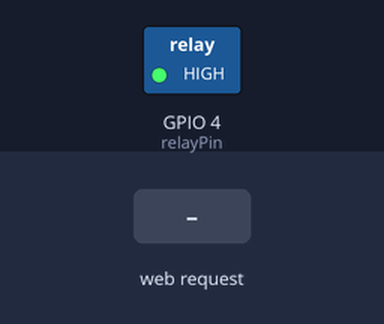
Bench run of a sketch on a simulated ESP32-S3. Shown: switched loads named in the sketch (green lamp = pin HIGH). The test bench sets the inputs (shaded band). WiFi joins after 1.5 s; servers stay silent unless stated; what the sketch prints to the serial monitor is not drawn.

Above: at 2.9 s.
3.0 s: HTTP request GET /open received
At 3.15 s:
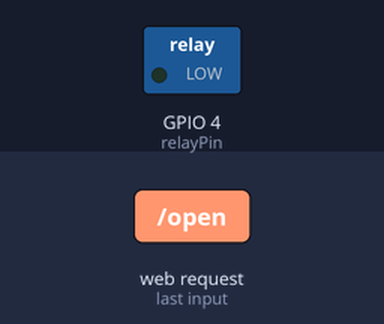
Timing chart, 0 to 6.0 s (numbered marks = the images above; inputs shaded):
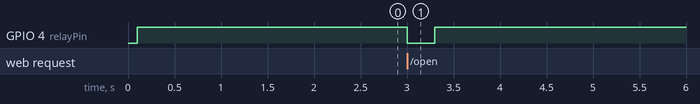

Measured:
- after the input at 3.0 s, GPIO 4 (relayPin): HIGH → LOW at once, → HIGH 0.30 s later

The sketch:

ESP32_S3_PUSH_OPEN_RELAY.ino
```cpp
/*
  ESP32-S3 Relay Pulse Trigger
  ----------------------------
  GET http://10.130.48.15/open  -> pulses relay (simulasi tekan tombol)

  Dirancang tangguh:
  - Pakai WebServer (bukan raw socket) -> parsing HTTP jauh lebih aman & tidak gampang hang
  - WiFi auto-reconnect non-blocking (tidak pernah delay() di loop)
  - Watchdog timer -> kalau kode macet, ESP32 auto-reset sendiri
  - Static IP dengan retry, tidak pernah stuck di while(true)
  - Semua state pakai millis(), tidak ada delay() blocking di loop()
*/

#include <WiFi.h>
#include <WebServer.h>
#include "esp_task_wdt.h"

// ===== WIFI CONFIG =====
const char* ssid     = "IDF_WirelessTAB";
const char* password = "cikupawifi123";

IPAddress local_IP (10, 130, 48, 15);
IPAddress gateway  (10, 130, 48, 5);
IPAddress subnet   (255, 255, 255, 0);
IPAddress primaryDNS(10, 126, 48, 1);

WebServer server(80);

// ===== RELAY / PULSE SETTINGS =====
const int relayPin = 4;                 // sesuaikan pin ESP32-S3 yang dipakai
const unsigned long pulseDuration = 300; // ms, lama relay aktif
const unsigned long triggerDelay  = 1000; // ms, jeda minimum antar trigger (debounce)

bool relayActive = false;
unsigned long pulseStart  = 0;
unsigned long lastTrigger = 0;

// ===== WIFI RECONNECT STATE =====
unsigned long lastWifiCheck = 0;
const unsigned long wifiCheckInterval = 3000; // cek tiap 3 detik
unsigned long wifiDownSince = 0;

// ===== WATCHDOG =====
const uint32_t WDT_TIMEOUT_S = 8; // detik

// ---------------------------------------------------------
void triggerRelay() {
  unsigned long now = millis();
  if (!relayActive && (now - lastTrigger > triggerDelay)) {
    digitalWrite(relayPin, LOW);   // tekan tombol (active LOW)
    relayActive  = true;
    pulseStart   = now;
    lastTrigger  = now;
    Serial.println("[RELAY] PULSE START");
  } else {
    Serial.println("[RELAY] BLOCKED (debounce)");
  }
}

void handleOpen() {
  triggerRelay();
  server.sendHeader("Connection", "close");
  server.send(200, "text/plain", "OK");
}

void handleRoot() {
  server.sendHeader("Connection", "close");
  server.send(200, "text/plain", "ESP32-S3 Relay Controller Ready");
}

void handleNotFound() {
  server.sendHeader("Connection", "close");
  server.send(404, "text/plain", "Not Found");
}

// ---------------------------------------------------------
bool connectWiFi() {
  WiFi.mode(WIFI_STA);
  WiFi.config(local_IP, gateway, subnet, primaryDNS);
  WiFi.setSleep(false);              // penting: matikan WiFi power-save biar gak lag
  WiFi.begin(ssid, password);

  Serial.print("[WIFI] Connecting");
  unsigned long start = millis();
  while (WiFi.status() != WL_CONNECTED && millis() - start < 15000) {
    Serial.print(".");
    delay(200); // hanya dipakai saat setup(), bukan di loop()
    esp_task_wdt_reset();
  }
  Serial.println();

  if (WiFi.status() == WL_CONNECTED) {
    Serial.print("[WIFI] Connected, IP: ");
    Serial.println(WiFi.localIP());
    return true;
  } else {
    Serial.println("[WIFI] Connect failed, will retry in loop()");
    return false;
  }
}

// ---------------------------------------------------------
void setup() {
  Serial.begin(115200);
  delay(100);

  pinMode(relayPin, OUTPUT);
  digitalWrite(relayPin, HIGH); // OFF (active LOW)

  // Watchdog
  esp_task_wdt_config_t wdt_config = {
    .timeout_ms = WDT_TIMEOUT_S * 1000,
    .idle_core_mask = (1 << portNUM_PROCESSORS) - 1,
    .trigger_panic = true
  };
  esp_task_wdt_init(&wdt_config);
  esp_task_wdt_add(NULL);

  connectWiFi();

  server.on("/", handleRoot);
  server.on("/open", handleOpen);
  server.onNotFound(handleNotFound);
  server.begin();
  Serial.println("[HTTP] Server started");
}

// ---------------------------------------------------------
void loop() {
  esp_task_wdt_reset(); // kasih tanda "masih hidup" ke watchdog

  server.handleClient();

  // ===== AUTO LEPAS RELAY (non-blocking) =====
  if (relayActive && (millis() - pulseStart >= pulseDuration)) {
    digitalWrite(relayPin, HIGH); // lepas tombol
    relayActive = false;
    Serial.println("[RELAY] RELEASED");
  }

  // ===== NON-BLOCKING WIFI WATCHDOG =====
  unsigned long now = millis();
  if (now - lastWifiCheck >= wifiCheckInterval) {
    lastWifiCheck = now;
    if (WiFi.status() != WL_CONNECTED) {
      if (wifiDownSince == 0) {
        wifiDownSince = now;
        Serial.println("[WIFI] Lost connection, retrying...");
      }
      WiFi.disconnect();
      WiFi.begin(ssid, password); // non-blocking reconnect attempt

      // Kalau lebih dari 30 detik gak konek-konek, restart total sebagai fallback
      if (now - wifiDownSince > 30000) {
        Serial.println("[WIFI] Down too long, restarting ESP32...");
        ESP.restart();
      }
    } else {
      wifiDownSince = 0;
    }
  }
}
```
